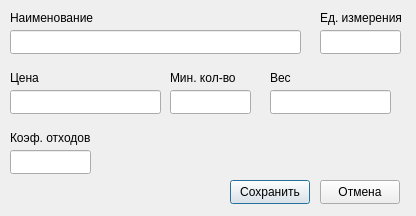
<?xml version="1.0" encoding="UTF-8"?>
<ui version="4.0">
 <class>AddMaterialDialog</class>
 <widget class="QDialog" name="AddMaterialDialog">
  <property name="geometry">
   <rect>
    <x>0</x>
    <y>0</y>
    <width>416</width>
    <height>216</height>
   </rect>
  </property>
  <property name="windowTitle">
   <string>Добавить материал</string>
  </property>
  <property name="windowIcon">
   <iconset resource="../../resources/resources.qrc">
    <normaloff>:/images/logo/images/icon.ico</normaloff>:/images/logo/images/icon.ico</iconset>
  </property>
  <widget class="QLineEdit" name="nameLine">
   <property name="geometry">
    <rect>
     <x>10</x>
     <y>30</y>
     <width>291</width>
     <height>24</height>
    </rect>
   </property>
  </widget>
  <widget class="QLineEdit" name="measureLine">
   <property name="geometry">
    <rect>
     <x>320</x>
     <y>30</y>
     <width>81</width>
     <height>24</height>
    </rect>
   </property>
  </widget>
  <widget class="QLineEdit" name="costPriceLine">
   <property name="geometry">
    <rect>
     <x>10</x>
     <y>90</y>
     <width>151</width>
     <height>24</height>
    </rect>
   </property>
  </widget>
  <widget class="QLineEdit" name="minAmountLine">
   <property name="geometry">
    <rect>
     <x>170</x>
     <y>90</y>
     <width>81</width>
     <height>24</height>
    </rect>
   </property>
  </widget>
  <widget class="QLineEdit" name="weightLine">
   <property name="geometry">
    <rect>
     <x>270</x>
     <y>90</y>
     <width>121</width>
     <height>24</height>
    </rect>
   </property>
  </widget>
  <widget class="QLineEdit" name="wasteRateLine">
   <property name="geometry">
    <rect>
     <x>10</x>
     <y>150</y>
     <width>81</width>
     <height>24</height>
    </rect>
   </property>
  </widget>
  <widget class="QLabel" name="label">
   <property name="geometry">
    <rect>
     <x>10</x>
     <y>10</y>
     <width>91</width>
     <height>16</height>
    </rect>
   </property>
   <property name="text">
    <string>Наименование</string>
   </property>
  </widget>
  <widget class="QLabel" name="label_2">
   <property name="geometry">
    <rect>
     <x>320</x>
     <y>10</y>
     <width>91</width>
     <height>16</height>
    </rect>
   </property>
   <property name="text">
    <string>Ед. измерения</string>
   </property>
  </widget>
  <widget class="QLabel" name="label_3">
   <property name="geometry">
    <rect>
     <x>10</x>
     <y>70</y>
     <width>31</width>
     <height>16</height>
    </rect>
   </property>
   <property name="text">
    <string>Цена</string>
   </property>
  </widget>
  <widget class="QLabel" name="label_4">
   <property name="geometry">
    <rect>
     <x>170</x>
     <y>70</y>
     <width>71</width>
     <height>16</height>
    </rect>
   </property>
   <property name="text">
    <string>Мин. кол-во</string>
   </property>
  </widget>
  <widget class="QLabel" name="label_5">
   <property name="geometry">
    <rect>
     <x>270</x>
     <y>70</y>
     <width>21</width>
     <height>16</height>
    </rect>
   </property>
   <property name="text">
    <string>Вес</string>
   </property>
  </widget>
  <widget class="QLabel" name="label_6">
   <property name="geometry">
    <rect>
     <x>10</x>
     <y>130</y>
     <width>81</width>
     <height>16</height>
    </rect>
   </property>
   <property name="text">
    <string>Коэф. отходов</string>
   </property>
  </widget>
  <widget class="QPushButton" name="saveButton">
   <property name="geometry">
    <rect>
     <x>230</x>
     <y>180</y>
     <width>80</width>
     <height>24</height>
    </rect>
   </property>
   <property name="text">
    <string>Сохранить</string>
   </property>
  </widget>
  <widget class="QPushButton" name="cancelButton">
   <property name="geometry">
    <rect>
     <x>320</x>
     <y>180</y>
     <width>80</width>
     <height>24</height>
    </rect>
   </property>
   <property name="text">
    <string>Отмена</string>
   </property>
  </widget>
  <widget class="QLabel" name="errorLabel">
   <property name="geometry">
    <rect>
     <x>10</x>
     <y>184</y>
     <width>211</width>
     <height>16</height>
    </rect>
   </property>
   <property name="styleSheet">
    <string notr="true">color: rgb(255, 0, 0);</string>
   </property>
   <property name="text">
    <string/>
   </property>
  </widget>
 </widget>
 <resources>
  <include location="../../resources/resources.qrc"/>
 </resources>
 <connections/>
</ui>
